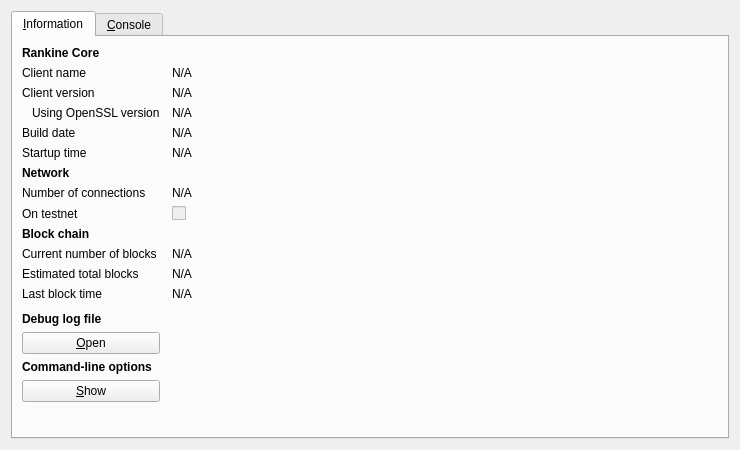
<?xml version="1.0" encoding="UTF-8"?>
<ui version="4.0">
 <class>RPCConsole</class>
 <widget class="QDialog" name="RPCConsole">
  <property name="geometry">
   <rect>
    <x>0</x>
    <y>0</y>
    <width>740</width>
    <height>450</height>
   </rect>
  </property>
  <property name="windowTitle">
   <string>Rankine - Debug window</string>
  </property>
  <layout class="QVBoxLayout" name="verticalLayout_2">
   <item>
    <widget class="QTabWidget" name="tabWidget">
     <property name="currentIndex">
      <number>0</number>
     </property>
     <widget class="QWidget" name="tab_info">
      <attribute name="title">
       <string>&amp;Information</string>
      </attribute>
      <layout class="QGridLayout" name="gridLayout" columnstretch="0,1">
       <property name="horizontalSpacing">
        <number>12</number>
       </property>
       <item row="0" column="0">
        <widget class="QLabel" name="label_9">
         <property name="font">
          <font>
           <weight>75</weight>
           <bold>true</bold>
          </font>
         </property>
         <property name="text">
          <string>Rankine Core</string>
         </property>
        </widget>
       </item>
       <item row="1" column="0">
        <widget class="QLabel" name="label_5">
         <property name="text">
          <string>Client name</string>
         </property>
        </widget>
       </item>
       <item row="1" column="1">
        <widget class="QLabel" name="clientName">
         <property name="cursor">
          <cursorShape>IBeamCursor</cursorShape>
         </property>
         <property name="text">
          <string>N/A</string>
         </property>
         <property name="textFormat">
          <enum>Qt::PlainText</enum>
         </property>
         <property name="textInteractionFlags">
          <set>Qt::LinksAccessibleByMouse|Qt::TextSelectableByKeyboard|Qt::TextSelectableByMouse</set>
         </property>
        </widget>
       </item>
       <item row="2" column="0">
        <widget class="QLabel" name="label_6">
         <property name="text">
          <string>Client version</string>
         </property>
        </widget>
       </item>
       <item row="2" column="1">
        <widget class="QLabel" name="clientVersion">
         <property name="cursor">
          <cursorShape>IBeamCursor</cursorShape>
         </property>
         <property name="text">
          <string>N/A</string>
         </property>
         <property name="textFormat">
          <enum>Qt::PlainText</enum>
         </property>
         <property name="textInteractionFlags">
          <set>Qt::LinksAccessibleByMouse|Qt::TextSelectableByKeyboard|Qt::TextSelectableByMouse</set>
         </property>
        </widget>
       </item>
       <item row="3" column="0">
        <widget class="QLabel" name="label_14">
         <property name="text">
          <string>Using OpenSSL version</string>
         </property>
         <property name="indent">
          <number>10</number>
         </property>
        </widget>
       </item>
       <item row="3" column="1">
        <widget class="QLabel" name="openSSLVersion">
         <property name="cursor">
          <cursorShape>IBeamCursor</cursorShape>
         </property>
         <property name="text">
          <string>N/A</string>
         </property>
         <property name="textFormat">
          <enum>Qt::PlainText</enum>
         </property>
         <property name="textInteractionFlags">
          <set>Qt::LinksAccessibleByMouse|Qt::TextSelectableByKeyboard|Qt::TextSelectableByMouse</set>
         </property>
        </widget>
       </item>
       <item row="4" column="0">
        <widget class="QLabel" name="label_12">
         <property name="text">
          <string>Build date</string>
         </property>
        </widget>
       </item>
       <item row="4" column="1">
        <widget class="QLabel" name="buildDate">
         <property name="cursor">
          <cursorShape>IBeamCursor</cursorShape>
         </property>
         <property name="text">
          <string>N/A</string>
         </property>
         <property name="textFormat">
          <enum>Qt::PlainText</enum>
         </property>
         <property name="textInteractionFlags">
          <set>Qt::LinksAccessibleByMouse|Qt::TextSelectableByKeyboard|Qt::TextSelectableByMouse</set>
         </property>
        </widget>
       </item>
       <item row="5" column="0">
        <widget class="QLabel" name="label_13">
         <property name="text">
          <string>Startup time</string>
         </property>
        </widget>
       </item>
       <item row="5" column="1">
        <widget class="QLabel" name="startupTime">
         <property name="cursor">
          <cursorShape>IBeamCursor</cursorShape>
         </property>
         <property name="text">
          <string>N/A</string>
         </property>
         <property name="textFormat">
          <enum>Qt::PlainText</enum>
         </property>
         <property name="textInteractionFlags">
          <set>Qt::LinksAccessibleByMouse|Qt::TextSelectableByKeyboard|Qt::TextSelectableByMouse</set>
         </property>
        </widget>
       </item>
       <item row="6" column="0">
        <widget class="QLabel" name="label_11">
         <property name="font">
          <font>
           <weight>75</weight>
           <bold>true</bold>
          </font>
         </property>
         <property name="text">
          <string>Network</string>
         </property>
        </widget>
       </item>
       <item row="7" column="0">
        <widget class="QLabel" name="label_7">
         <property name="text">
          <string>Number of connections</string>
         </property>
        </widget>
       </item>
       <item row="7" column="1">
        <widget class="QLabel" name="numberOfConnections">
         <property name="cursor">
          <cursorShape>IBeamCursor</cursorShape>
         </property>
         <property name="text">
          <string>N/A</string>
         </property>
         <property name="textFormat">
          <enum>Qt::PlainText</enum>
         </property>
         <property name="textInteractionFlags">
          <set>Qt::LinksAccessibleByMouse|Qt::TextSelectableByKeyboard|Qt::TextSelectableByMouse</set>
         </property>
        </widget>
       </item>
       <item row="8" column="0">
        <widget class="QLabel" name="label_8">
         <property name="text">
          <string>On testnet</string>
         </property>
        </widget>
       </item>
       <item row="8" column="1">
        <widget class="QCheckBox" name="isTestNet">
         <property name="enabled">
          <bool>false</bool>
         </property>
         <property name="text">
          <string/>
         </property>
        </widget>
       </item>
       <item row="9" column="0">
        <widget class="QLabel" name="label_10">
         <property name="font">
          <font>
           <weight>75</weight>
           <bold>true</bold>
          </font>
         </property>
         <property name="text">
          <string>Block chain</string>
         </property>
        </widget>
       </item>
       <item row="10" column="0">
        <widget class="QLabel" name="label_3">
         <property name="text">
          <string>Current number of blocks</string>
         </property>
        </widget>
       </item>
       <item row="10" column="1">
        <widget class="QLabel" name="numberOfBlocks">
         <property name="cursor">
          <cursorShape>IBeamCursor</cursorShape>
         </property>
         <property name="text">
          <string>N/A</string>
         </property>
         <property name="textFormat">
          <enum>Qt::PlainText</enum>
         </property>
         <property name="textInteractionFlags">
          <set>Qt::LinksAccessibleByMouse|Qt::TextSelectableByKeyboard|Qt::TextSelectableByMouse</set>
         </property>
        </widget>
       </item>
       <item row="11" column="0">
        <widget class="QLabel" name="label_4">
         <property name="text">
          <string>Estimated total blocks</string>
         </property>
        </widget>
       </item>
       <item row="11" column="1">
        <widget class="QLabel" name="totalBlocks">
         <property name="cursor">
          <cursorShape>IBeamCursor</cursorShape>
         </property>
         <property name="text">
          <string>N/A</string>
         </property>
         <property name="textFormat">
          <enum>Qt::PlainText</enum>
         </property>
         <property name="textInteractionFlags">
          <set>Qt::LinksAccessibleByMouse|Qt::TextSelectableByKeyboard|Qt::TextSelectableByMouse</set>
         </property>
        </widget>
       </item>
       <item row="12" column="0">
        <widget class="QLabel" name="label_2">
         <property name="text">
          <string>Last block time</string>
         </property>
        </widget>
       </item>
       <item row="12" column="1">
        <widget class="QLabel" name="lastBlockTime">
         <property name="cursor">
          <cursorShape>IBeamCursor</cursorShape>
         </property>
         <property name="text">
          <string>N/A</string>
         </property>
         <property name="textFormat">
          <enum>Qt::PlainText</enum>
         </property>
         <property name="textInteractionFlags">
          <set>Qt::LinksAccessibleByMouse|Qt::TextSelectableByKeyboard|Qt::TextSelectableByMouse</set>
         </property>
        </widget>
       </item>
       <item row="13" column="0">
        <spacer name="verticalSpacer_2">
         <property name="orientation">
          <enum>Qt::Vertical</enum>
         </property>
         <property name="sizeHint" stdset="0">
          <size>
           <width>20</width>
           <height>20</height>
          </size>
         </property>
        </spacer>
       </item>
       <item row="14" column="0">
        <widget class="QLabel" name="labelDebugLogfile">
         <property name="font">
          <font>
           <weight>75</weight>
           <bold>true</bold>
          </font>
         </property>
         <property name="text">
          <string>Debug log file</string>
         </property>
        </widget>
       </item>
       <item row="15" column="0">
        <widget class="QPushButton" name="openDebugLogfileButton">
         <property name="toolTip">
          <string>Open the Rankine debug log file from the current data directory. This can take a few seconds for large log files.</string>
         </property>
         <property name="text">
          <string>&amp;Open</string>
         </property>
         <property name="autoDefault">
          <bool>false</bool>
         </property>
        </widget>
       </item>
       <item row="16" column="0">
        <widget class="QLabel" name="labelCLOptions">
         <property name="font">
          <font>
           <weight>75</weight>
           <bold>true</bold>
          </font>
         </property>
         <property name="text">
          <string>Command-line options</string>
         </property>
        </widget>
       </item>
       <item row="17" column="0">
        <widget class="QPushButton" name="showCLOptionsButton">
         <property name="toolTip">
          <string>Show the Rankine-Qt help message to get a list with possible Rankine command-line options.</string>
         </property>
         <property name="text">
          <string>&amp;Show</string>
         </property>
         <property name="autoDefault">
          <bool>false</bool>
         </property>
        </widget>
       </item>
       <item row="18" column="0">
        <spacer name="verticalSpacer">
         <property name="orientation">
          <enum>Qt::Vertical</enum>
         </property>
         <property name="sizeHint" stdset="0">
          <size>
           <width>20</width>
           <height>40</height>
          </size>
         </property>
        </spacer>
       </item>
      </layout>
     </widget>
     <widget class="QWidget" name="tab_console">
      <attribute name="title">
       <string>&amp;Console</string>
      </attribute>
      <layout class="QVBoxLayout" name="verticalLayout_3">
       <property name="spacing">
        <number>3</number>
       </property>
       <item>
        <widget class="QTextEdit" name="messagesWidget">
         <property name="minimumSize">
          <size>
           <width>0</width>
           <height>100</height>
          </size>
         </property>
         <property name="readOnly">
          <bool>true</bool>
         </property>
         <property name="tabKeyNavigation" stdset="0">
          <bool>false</bool>
         </property>
         <property name="columnCount" stdset="0">
          <number>2</number>
         </property>
        </widget>
       </item>
       <item>
        <layout class="QHBoxLayout" name="horizontalLayout">
         <property name="spacing">
          <number>3</number>
         </property>
         <item>
          <widget class="QLabel" name="label">
           <property name="text">
            <string notr="true">&gt;</string>
           </property>
          </widget>
         </item>
         <item>
          <widget class="QLineEdit" name="lineEdit"/>
         </item>
         <item>
          <widget class="QPushButton" name="clearButton">
           <property name="maximumSize">
            <size>
             <width>24</width>
             <height>24</height>
            </size>
           </property>
           <property name="toolTip">
            <string>Clear console</string>
           </property>
           <property name="text">
            <string/>
           </property>
           <property name="icon">
            <iconset resource="../bitcoin.qrc">
             <normaloff>:/icons/remove</normaloff>:/icons/remove</iconset>
           </property>
           <property name="shortcut">
            <string notr="true">Ctrl+L</string>
           </property>
           <property name="autoDefault">
            <bool>false</bool>
           </property>
          </widget>
         </item>
        </layout>
       </item>
      </layout>
     </widget>
    </widget>
   </item>
  </layout>
 </widget>
 <resources>
  <include location="../bitcoin.qrc"/>
 </resources>
 <connections/>
</ui>
